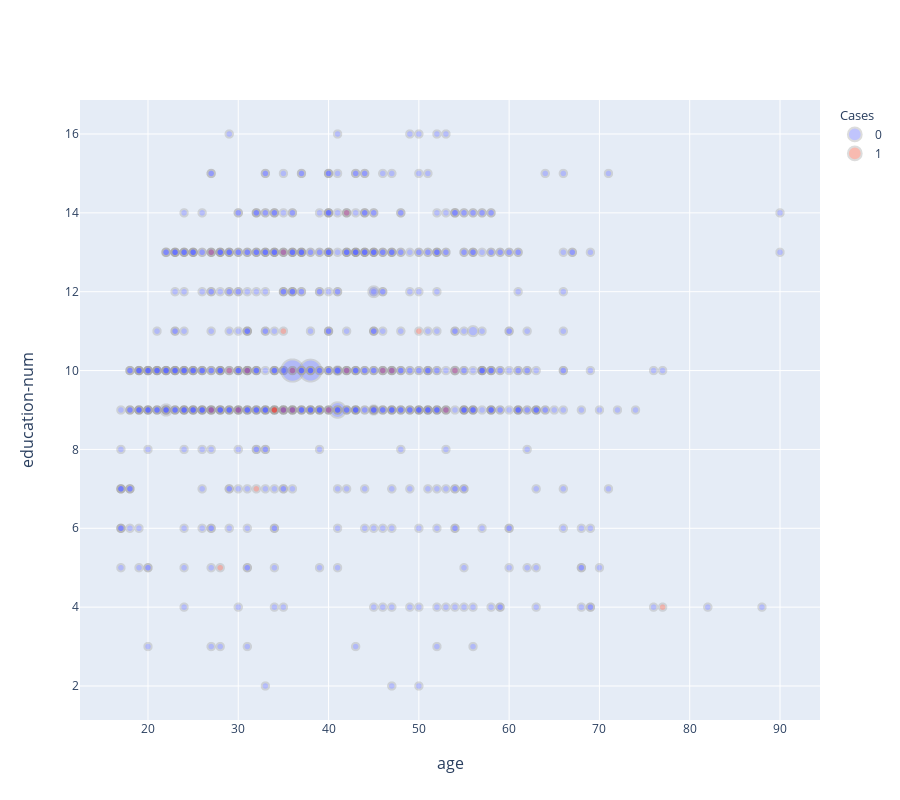

Notebook code cell kept with this figure:
### Markdown cell above
With the Residual Convictions computed for the "target" feature across all the trained data, we can visualize the data to attempt to find the regions of the data where convictions are particularly low.

### Code cell
plot_dataset(partial_train_df, x="age", y="education-num", size="density", hue="low_residual_conviction", alpha=0.4)

### Figure 1 — Plotly figure (JSON) as saved in the notebook; plotly's stock layout.template omitted (floating-point values rounded to 4 significant figures; data arrays with more than 128 entries replaced by an {"elided": "..."} marker saying what was removed)
{"data": [{"legendgroup": "cases", "legendgrouptitle": {"text": "Cases"}, "marker": {"line": {"color": "darkgrey", "width": 2}, "opacity": 0.4, "size": {"elided": "1000 float values"}, "sizemin": 7.5, "sizemode": "area"}, "mode": "markers", "name": "0", "type": "scattergl", "x": {"elided": "975 float values"}, "y": {"elided": "975 float values"}}, {"legendgroup": "cases", "legendgrouptitle": {"text": "Cases"}, "marker": {"line": {"color": "darkgrey", "width": 2}, "opacity": 0.4, "size": {"elided": "1000 float values"}, "sizemin": 7.5, "sizemode": "area"}, "mode": "markers", "name": "1", "type": "scattergl", "x": [53.0, 35.0, 27.0, 28.0, 34.0, 35.0, 54.0, 42.0, 31.0, 36.0, 34.0, 34.0, 36.0, 42.0, 50.0, 30.0, 40.0, 27.0, 32.0, 47.0, 29.0, 34.0, 46.0, 35.0, 77.0], "y": [9.0, 11.0, 9.0, 5.0, 9.0, 13.0, 10.0, 14.0, 10.0, 10.0, 9.0, 9.0, 9.0, 10.0, 11.0, 9.0, 9.0, 13.0, 7.0, 10.0, 10.0, 9.0, 10.0, 9.0, 4.0]}], "layout": {"annotations": [{"font": {"size": 16}, "showarrow": false, "text": "age", "x": 0.5, "xanchor": "center", "xref": "paper", "y": 0, "yanchor": "top", "yref": "paper", "yshift": -30}, {"font": {"size": 16}, "showarrow": false, "text": "education-num", "textangle": -90, "x": 0, "xanchor": "right", "xref": "paper", "xshift": -40, "y": 0.5, "yanchor": "middle", "yref": "paper"}], "height": 800, "legend": {"groupclick": "toggleitem"}, "xaxis": {"anchor": "y", "domain": [0, 1]}, "yaxis": {"anchor": "x", "domain": [0, 1]}}}
